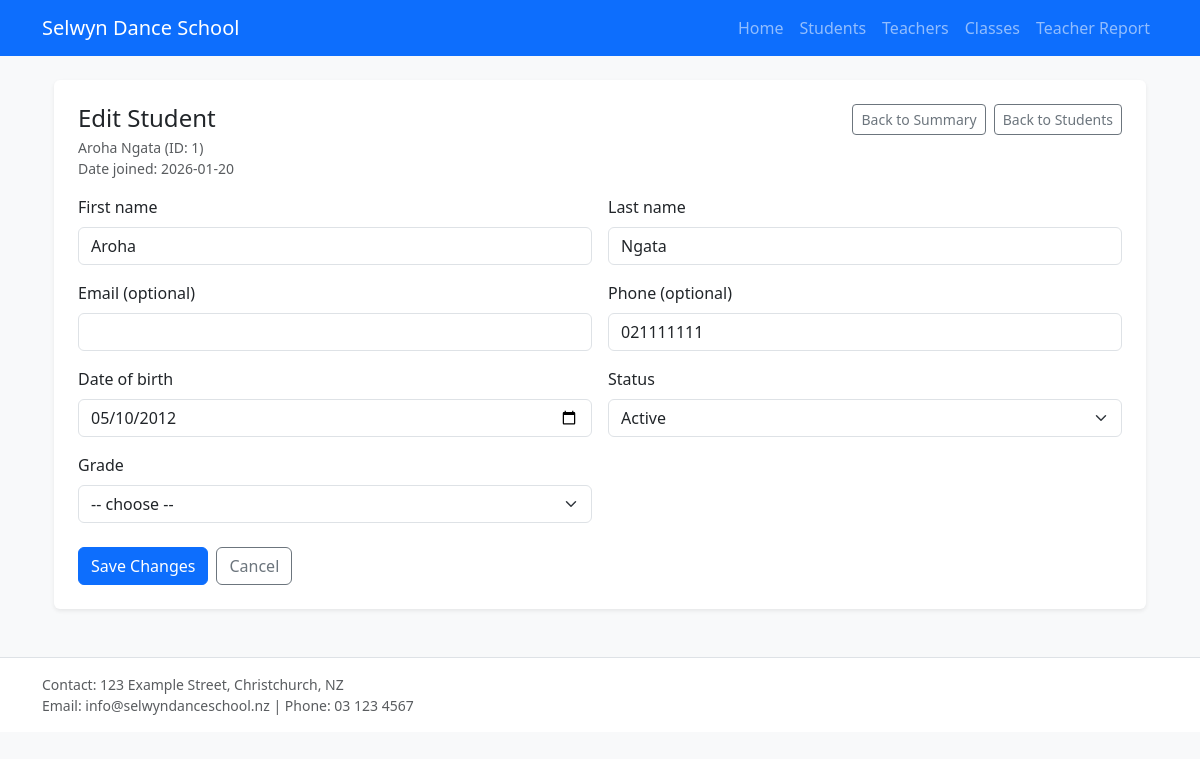
The page /students/1/edit on the database its author committed.
### tables this page shows
CREATE TABLE students (    student_id INTEGER PRIMARY KEY AUTOINCREMENT,    first_name VARCHAR(100) NOT NULL,    last_name VARCHAR(100) NOT NULL,    email VARCHAR(255),    phone VARCHAR(20),    date_of_birth DATE,    enrollment_date DATE DEFAULT CURRENT_DATE,    is_active INTEGER DEFAULT 1);

### app.py (the view, shortened to what this page needs)
@app.route("/students/<int:student_id>/edit", methods=["GET", "POST"])
def edit_student(student_id):
    message = None
    errors = {}
    cur = db.get_cursor()
    try:
        cur.execute("""
            SELECT student_id, first_name, last_name, email, phone, date_of_birth, enrollment_date, is_active
            FROM students
            WHERE student_id = ?;
        """, (student_id,))
        student = cur.fetchone()
        if not student:
            return render_template(
                "edit_student.html",
                student=None, grades=[], current_grade_id=None,
                errors={}, message="Student not found."
            )
        cur.execute("""
            SELECT grade_id, grade_name, grade_level
            FROM grades
            ORDER BY grade_level;
        """)
        grades = cur.fetchall()
        cur.execute("""
            SELECT sg.grade_id
            FROM studentgrades sg
            JOIN grades g ON sg.grade_id = g.grade_id
            WHERE sg.student_id = ?
            ORDER BY g.grade_level DESC
            LIMIT 1;
        """, (student_id,))
        row = cur.fetchone()
        current_grade_id = row["grade_id"] if row else None
        return render_template(
            "edit_student.html",
            student=student,
            grades=grades,
            current_grade_id=current_grade_id,
            errors=errors,
            message=message
        )
    finally:
        cur.close()

### db.py (called while the page is built)
def get_db():
    if "db_conn" not in g:
        conn = sqlite3.connect(current_app.config["DATABASE"])
        conn.row_factory = sqlite3.Row  # fetch 时可以用 row["col"] 或 row.col
        g.db_conn = conn
    return g.db_conn

def get_cursor():
    return get_db().cursor()

### templates/edit_student.html (shortened to what this page needs)
{% extends "base.html" %}
{% block content %}
<div class="container mt-4">
  <div class="bg-white p-4 rounded shadow-sm">
    {% if not student %}
      <p class="text-danger">{{ message or 'Student not found.' }}</p>
      <a class="btn btn-outline-secondary" href="/students">Back to Students</a>
    {% else %}
      <div class="d-flex flex-wrap justify-content-between align-items-start gap-2 mb-3">
        <div>
          <h1 class="h4 mb-1">Edit Student</h1>
          <div class="text-muted small">
            {{ student['first_name'] }} {{ student['last_name'] }} (ID: {{ student['student_id'] }})<br>
            Date joined: {{ student['enrollment_date'] }}
          </div>
        </div>
        <div class="d-flex gap-2">
          <a class="btn btn-sm btn-outline-secondary" href="/students/{{ student['student_id'] }}">Back to Summary</a>
          <a class="btn btn-sm btn-outline-secondary" href="/students">Back to Students</a>
        </div>
      </div>
      <form method="post" novalidate>
        <div class="row g-3">
          <div class="col-md-6">
            <label class="form-label">First name</label>
            <input class="form-control {% if errors.first_name %}is-invalid{% endif %}"
                   name="first_name" value="{{ student['first_name'] }}">
          </div>
          <div class="col-md-6">
            <label class="form-label">Last name</label>
            <input class="form-control {% if errors.last_name %}is-invalid{% endif %}"
                   name="last_name" value="{{ student['last_name'] }}">
          </div>
          <div class="col-md-6">
            <label class="form-label">Email (optional)</label>
            <input class="form-control {% if errors.email %}is-invalid{% endif %}"
                   name="email" value="{{ student['email'] or '' }}">
          </div>
          <div class="col-md-6">
            <label class="form-label">Phone (optional)</label>
            <input class="form-control" name="phone" value="{{ student['phone'] or '' }}">
          </div>
          <div class="col-md-6">
            <label class="form-label">Date of birth</label>
            <input class="form-control {% if errors.date_of_birth %}is-invalid{% endif %}"
                   type="date" name="date_of_birth" value="{{ student['date_of_birth'] }}">
          </div>
          <div class="col-md-6">
            <label class="form-label">Status</label>
            <select class="form-select" name="is_active">
              <option value="1" {% if student['is_active'] == 1 %}selected{% endif %}>Active</option>
            </select>
          </div>
          <div class="col-md-6">
            <label class="form-label">Grade</label>
            <select class="form-select {% if errors.grade_id %}is-invalid{% endif %}" name="grade_id" required>
              <option value="">-- choose --</option>
            </select>
          </div>
        </div>
        <div class="mt-4 d-flex gap-2">
          <button class="btn btn-primary" type="submit">Save Changes</button>
          <a class="btn btn-outline-secondary" href="/students/{{ student['student_id'] }}">Cancel</a>
        </div>
      </form>
    {% endif %}
  </div>
</div>
{% endblock %}

### rows shown on the page
students: first_name "Aroha", last_name "Ngata", student_id "1", enrollment_date "2026-01-20", phone "021111111", date_of_birth "05/10/2012", is_active "Active"
